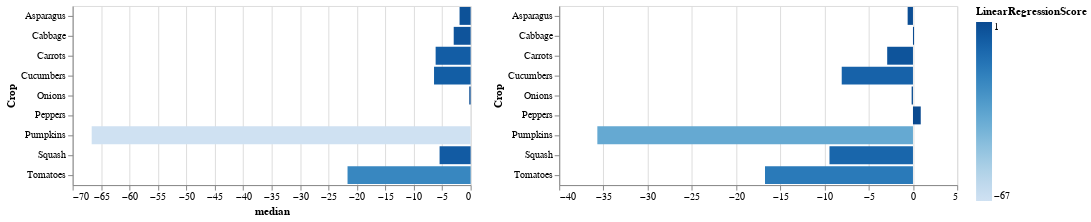

Write notebook code for a chart like this one.
### Code cell
LR_Scores_chart_median | LR_Scores_chart_mean

### Figure 1 — Vega-Lite specification as saved in the notebook (floating-point values rounded to 4 significant figures)
{"config": {"view": {"continuousWidth": 400, "continuousHeight": 300}}, "hconcat": [{"data": {"name": "data-c12590640390bf3df2ca898ed81899d4"}, "mark": "bar", "encoding": {"color": {"condition": {"field": "LinearRegressionScore", "type": "quantitative", "selection": "selector005"}, "value": "grey"}, "tooltip": [{"field": "LinearRegressionScore", "type": "quantitative"}, {"field": "Crop", "type": "nominal"}], "x": {"field": "LinearRegressionScore", "title": "median", "type": "quantitative"}, "y": {"field": "Crop", "type": "nominal"}}, "selection": {"selector005": {"type": "single"}}}, {"data": {"name": "data-8aeb43bceec63bfd79abf658394751cc"}, "mark": "bar", "encoding": {"color": {"condition": {"field": "LinearRegressionScore", "type": "quantitative", "selection": "selector004"}, "value": "grey"}, "tooltip": [{"field": "LinearRegressionScore", "type": "quantitative"}, {"field": "Crop", "type": "nominal"}], "x": {"field": "LinearRegressionScore", "title": "", "type": "quantitative"}, "y": {"field": "Crop", "type": "nominal"}}, "selection": {"selector004": {"type": "single"}}}], "$schema": "https://vega.github.io/schema/vega-lite/v4.17.0.json", "datasets": {"data-c12590640390bf3df2ca898ed81899d4": [{"Crop": "Asparagus", "LinearRegressionScore": -1.949}, {"Crop": "Cabbage", "LinearRegressionScore": -2.976}, {"Crop": "Carrots", "LinearRegressionScore": -6.156}, {"Crop": "Cucumbers", "LinearRegressionScore": -6.437}, {"Crop": "Onions", "LinearRegressionScore": -0.2409}, {"Crop": "Peppers", "LinearRegressionScore": -0.002389}, {"Crop": "Pumpkins", "LinearRegressionScore": -66.65}, {"Crop": "Squash", "LinearRegressionScore": -5.464}, {"Crop": "Tomatoes", "LinearRegressionScore": -21.65}], "data-8aeb43bceec63bfd79abf658394751cc": [{"Crop": "Asparagus", "LinearRegressionScore": -0.6027}, {"Crop": "Cabbage", "LinearRegressionScore": 0.1203}, {"Crop": "Carrots", "LinearRegressionScore": -2.914}, {"Crop": "Cucumbers", "LinearRegressionScore": -8.055}, {"Crop": "Onions", "LinearRegressionScore": -0.149}, {"Crop": "Peppers", "LinearRegressionScore": 0.8802}, {"Crop": "Pumpkins", "LinearRegressionScore": -35.69}, {"Crop": "Squash", "LinearRegressionScore": -9.441}, {"Crop": "Tomatoes", "LinearRegressionScore": -16.73}]}}
